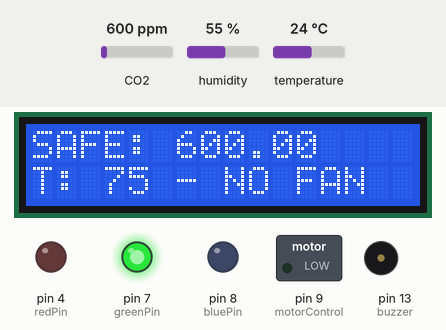
Simulated run of this sketch. Board: Arduino Uno, built with avr-gcc and run on an emulated ATmega328P. On the bench: 16×2 character LCD, switched loads named in the sketch (green lamp = pin HIGH), output pins drawn as LEDs (lit = HIGH), buzzer (waves = sounding). The inputs (shaded band) are chosen by the test bench; at power-on: CO2 600 ppm, temperature 24 °C, humidity 55 %. What the sketch prints to the serial monitor is not drawn.

Above: at 1.2 s.
1.3 s: CO2 set to 666 ppm
At 2.8 s:
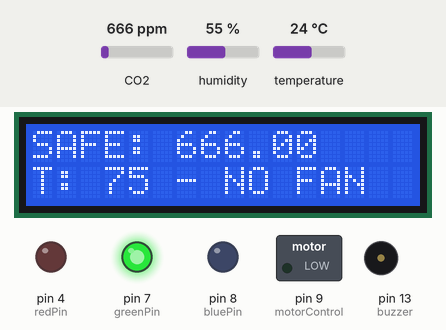
3.8 s: CO2 set to 736 ppm
At 5.7 s:
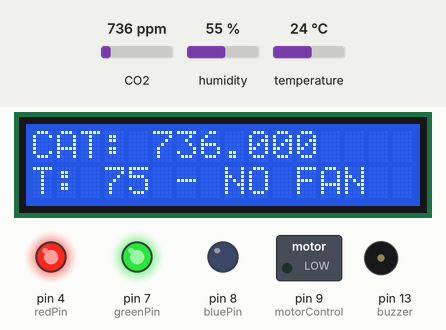
6.0 s: CO2 set to 823 ppm
At 8.2 s:
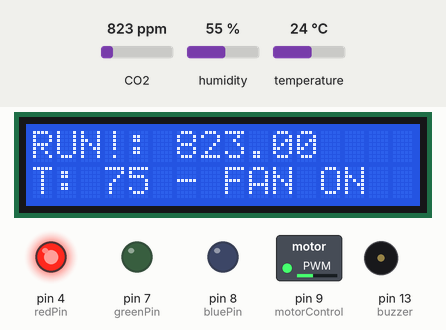
12.1 s: temperature set to 12 °C
At 18.4 s:
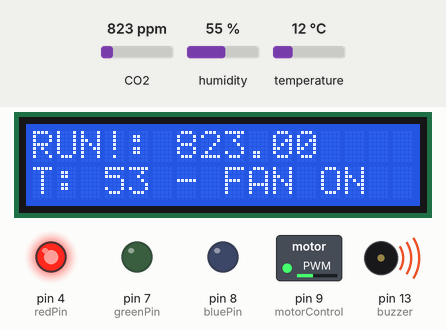
18.5 s: temperature set to 19 °C
At 21.4 s:
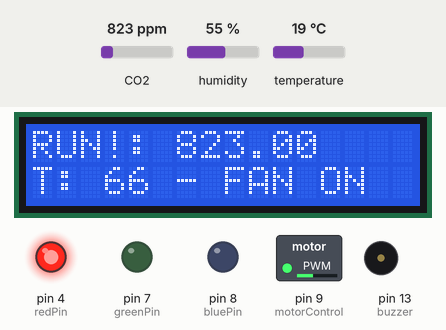
23.6 s: temperature set to 28 °C
At 29.5 s:
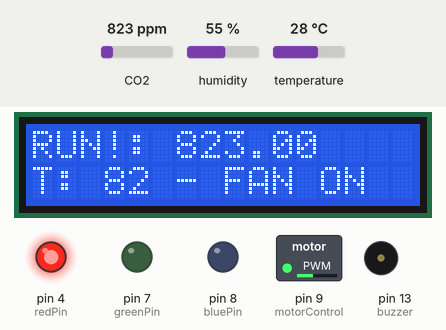
Timing chart, 0 to 31.0 s (numbered marks = the images above; inputs shaded):
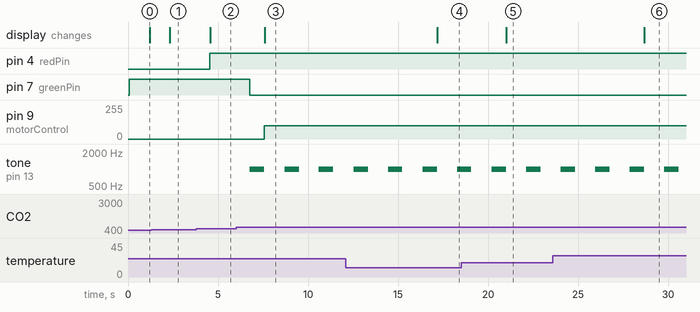

Measured:
- the behaviour switches between 699 and 700 ppm on CO2 (found by bisection; images 1 and 2)
- the behaviour switches between 799 and 800 ppm on CO2 (found by bisection; images 2 and 3)
- after the input at 1.3 s, the display: changes after 1.0 s (image 1)
- after the input at 3.8 s, pin 4 (redPin): LOW → HIGH after 0.74 s; the display: changes after 0.76 s (image 2)
- after the input at 6.0 s, pin 7 (greenPin): HIGH → LOW after 0.77 s; pin 9 (motorControl): 0/255 → 100/255 after 1.6 s; tone on pin 13 (buzzer): alternates 1000 Hz for 0.80 s and silent for 1.1 s, starting after 0.77 s; the display: changes after 1.6 s (image 3)
- after the input at 12.1 s, the display: changes after 5.1 s (image 4)
- after the input at 18.5 s, the display: changes after 2.5 s (image 5)
- after the input at 23.6 s, the display: changes after 5.1 s (image 6)

The sketch:

old_final.ino
```cpp
#include "MQ135.h"
#include <DHT.h>

// give a name to digital pin 2, which has a pushbutton attached
int pushButton = 2;

// #include "MQ135.h"
// const int ANALOGPIN=0;
// MQ135 gasSensor = MQ135(ANALOGPIN);
// void setup(){
//   Serial.begin(9600);      // sets the serial port to 9600
// }
// void loop(){
//   float rzero = gasSensor.getRZero();
//   Serial.println(rzero);
//   delay(1000);
// }


int motorControl = 9;
const int ANALOGPIN=0;
int UNSAFE = 800;
int WARNING = UNSAFE - 100;
MQ135 gasSensor = MQ135(ANALOGPIN);

int redPin= 4;
int greenPin = 7;
int bluePin = 8;

const int buzzer = 13;
#include <LiquidCrystal.h>

const int rs = 12, en = 11, d4 = 10, d5 = 6, d6 = 5, d7 = 3;
LiquidCrystal lcd(rs, en, d4, d5, d6, d7);


#define dhtp 2
DHT dht(dhtp, DHT11);

float h;
float t;

// the setup routine runs once when you press reset:
void setup() {
  // make the pushbutton's pin an input:
  pinMode(pushButton, INPUT);

  // make the transistor's pin an output:
  pinMode(motorControl, OUTPUT);

  pinMode(buzzer, OUTPUT); // Set buzzer - pin 9 as an output

  Serial.begin(9600);

  dht.begin();

  lcd.begin(16, 2);

}

// the loop routine runs over and over again forever:
void loop() {
  float ppm = gasSensor.getPPM();
  Serial.println(ppm);
  float rzero = gasSensor.getRZero();
  Serial.println(rzero);

  // if(ppm > 400) {
  //   analogWrite(motorControl, 100);
  // } else {
  //   analogWrite(motorControl, 0);
  // }

  if(ppm < WARNING) {
    setColor(0, 255, 0);
    lcd.setCursor(0, 0);
    lcd.print("SAFE: " + String(ppm));
    lcd.setCursor(0, 1);
    lcd.print("T: " + String((int) (t * 9.0 / 5) + 32) + " - NO FAN");
    analogWrite(motorControl, 0);
  }
  else if(ppm < UNSAFE) {
    setColor(255, 255, 0);
    lcd.setCursor(0, 0);
    lcd.print("CAT: " + String(ppm));
    lcd.setCursor(0, 1);
    lcd.print("T: " + String((int) (t * 9.0 / 5) + 32) + " - NO FAN");
      analogWrite(motorControl, 0);

  } else {
    // setColor(255, 0, 0);
    setColor(255, 0, 0);
    for (int i = 0; i < 4; ++i) {
      tone(buzzer, 1000); // Send 1KHz sound signal...
      delay(200);        // ...for 1 sec
      noTone(buzzer);     // Stop sound...
    }
    lcd.setCursor(0, 0);
    lcd.print("RUN!: " + String(ppm));
    lcd.setCursor(0, 1);
    lcd.print("T: " + String((int) (t * 9.0 / 5) + 32) + " - FAN ON");
      analogWrite(motorControl, 100);
  }
  readDHT();
  delay(1000);
}

void readDHT() {
  h = dht.readHumidity();
  t = dht.readTemperature();

  Serial.print("Temperature: ");
  Serial.println(t);

  delay(100);

  Serial.print("Humidity: ");
  Serial.println(h);
}

void setColor(int redValue, int greenValue, int blueValue) {
  analogWrite(redPin, redValue);
  analogWrite(greenPin, greenValue);
  analogWrite(bluePin, blueValue);
}
```
